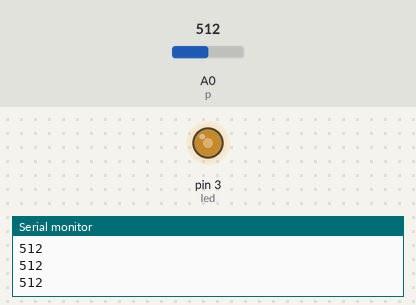
Simulated run of this sketch. Board: Arduino Uno, built with avr-gcc and run on an emulated ATmega328P. Parts: output pins drawn as LEDs (lit = HIGH), the last lines printed to the serial monitor. The inputs (shaded band) are chosen by the test bench; at power-on: A0 (p) = 512.

Above: at 1.2 s.
1.3 s: A0 (p) set to 716
At 2.5 s:
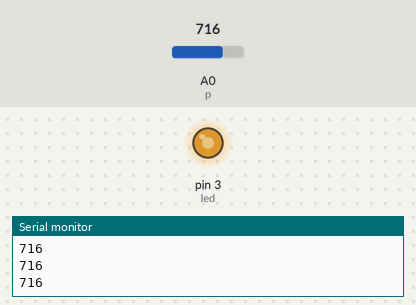
2.8 s: A0 (p) set to 900
At 3.8 s:
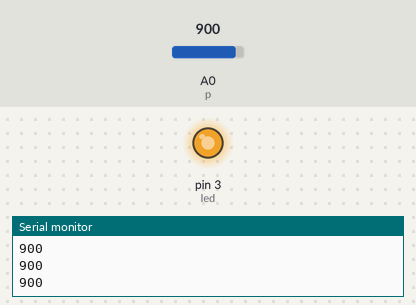
4.3 s: A0 (p) set to 122
At 4.9 s:
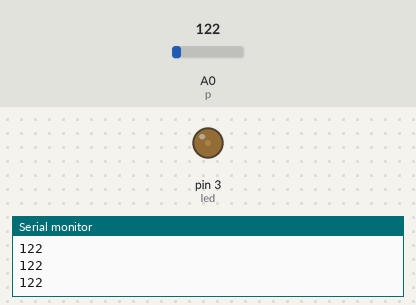
5.8 s: A0 (p) set to 0
At 7.0 s:
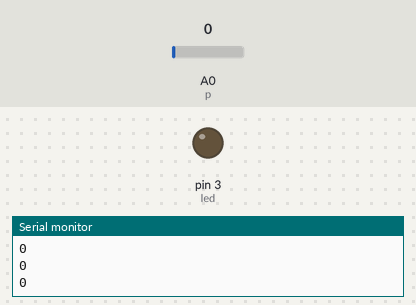
7.3 s: A0 (p) set to 511
At 8.4 s:
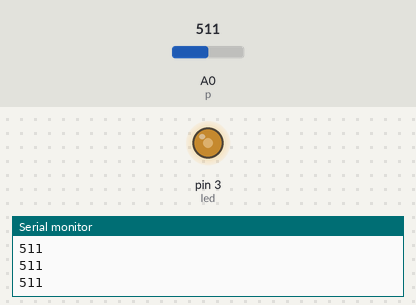
Timing chart, 0 to 9.8 s (numbered marks = the images above; inputs shaded):
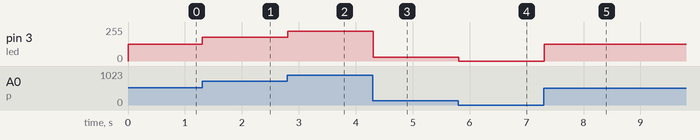

Measured:
- after the input at 1.3 s, pin 3 (led): 127/255 → 178/255 at once
- after the input at 2.8 s, pin 3 (led): 178/255 → 224/255 at once
- after the input at 4.3 s, pin 3 (led): 224/255 → 30/255 at once
- after the input at 5.8 s, pin 3 (led): 30/255 → 0/255 at once
- after the input at 7.3 s, pin 3 (led): 0/255 → 127/255 at once

The sketch:

LED_using_POTENTIO.ino
```cpp
#define led 3
#define p A0
int x;
int ss=0;
void setup() {
  pinMode(led,OUTPUT);
  pinMode(p,INPUT);
  Serial.begin(9600);  //baud rate
}

void loop() {
  ss=analogRead(p);
  Serial.println(ss);
  //x=ss/4;
  x=map(ss,0,1023,0,255);
  analogWrite(led,x);
}
```
